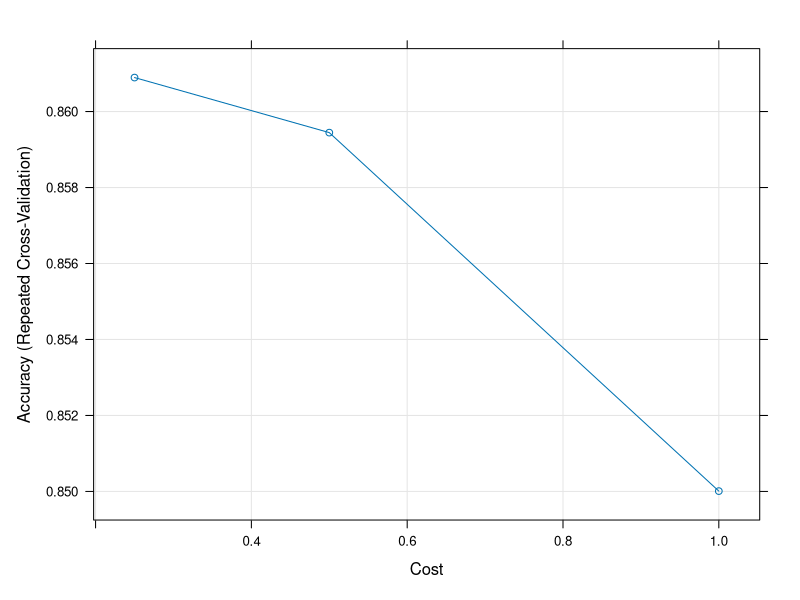
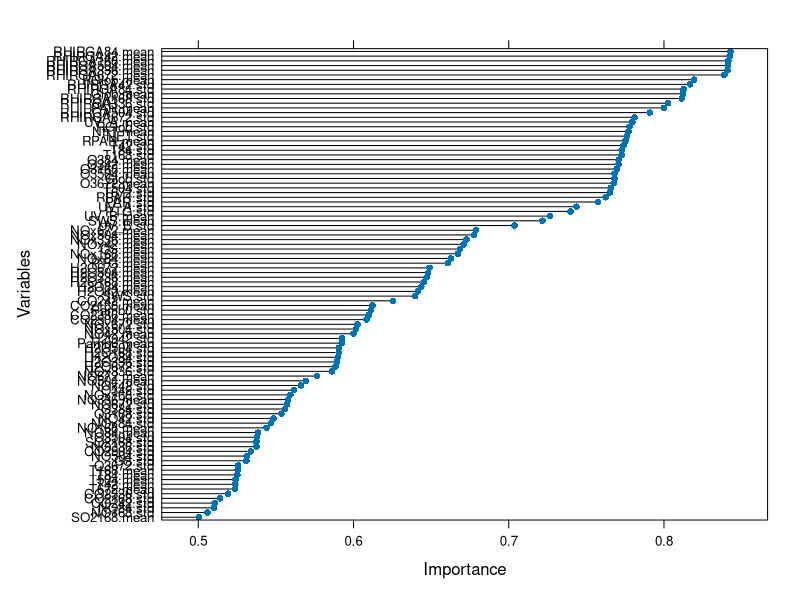
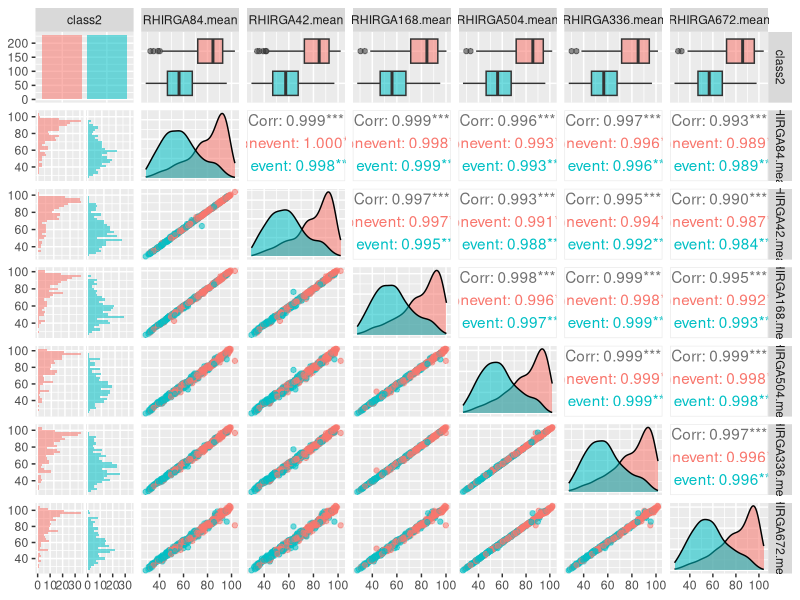
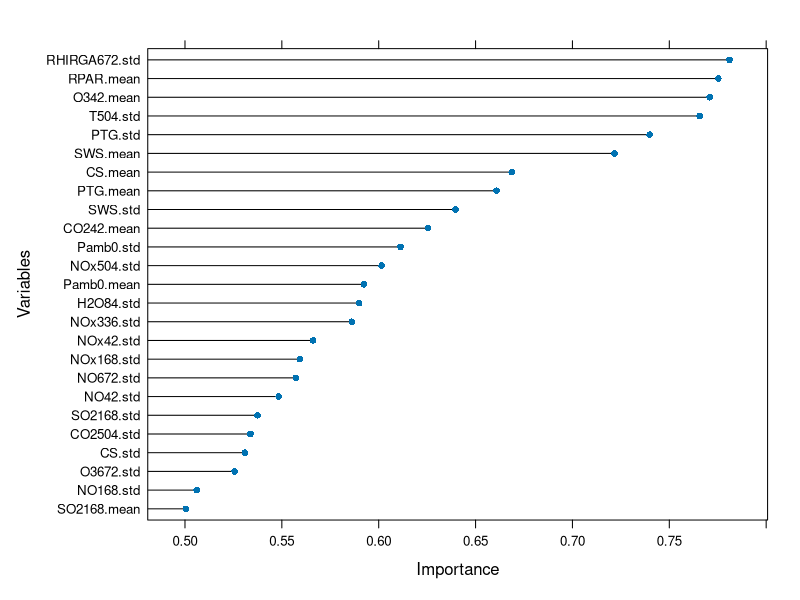
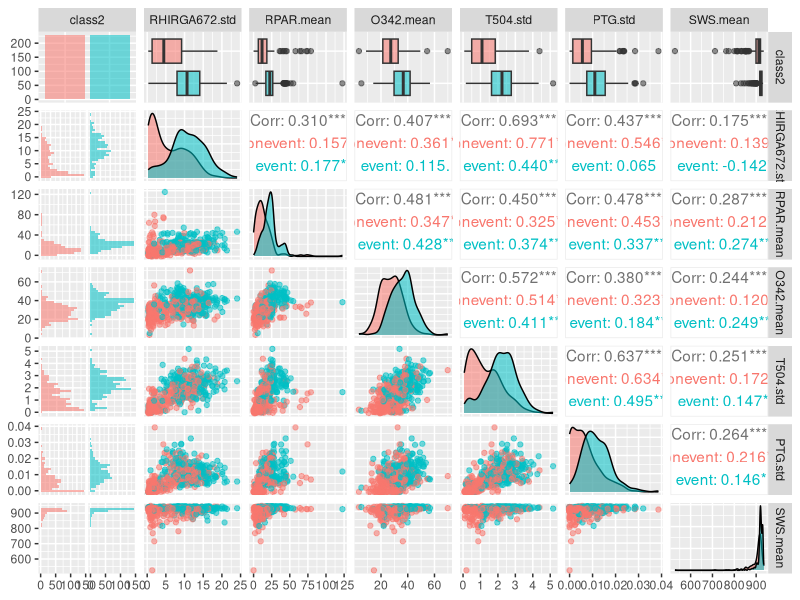
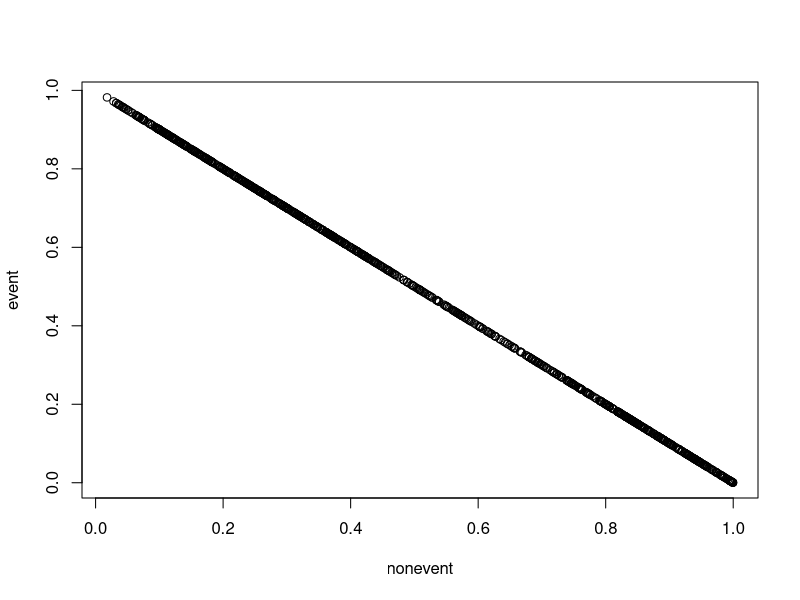

Write R code to recreate these figures, in order.
## ---- chunk 1
knitr::opts_chunk$set(echo = TRUE)
## ---- chunk 2
npf <- read.csv("npf_train.csv") #read in data
npf_test <- read.csv("npf_test_hidden.csv")
npf_test

npf <- npf[,-c(1:2,4)] # drop the id, date, partlybad columns
npf_test <- npf_test[,-c(1:2,4)]
print(npf)

## ---- chunk 3

npf$class2 <- factor("event",levels=c("nonevent", "event"))
npf$class2[npf$class4=="nonevent"] <- "nonevent"
npf <- npf[,-1]
## ---- chunk 4
set.seed(7) 

# lets use caret
library(caret)

#note that classprobs argument has to be true if we want svm to give probabilities
control <- trainControl(method="repeatedcv", number=10, repeats=3,classProbs=TRUE)
model <- train(class2~., data=npf, method="svmLinear2", preProcess="scale", trControl=control)

#lets sort the importances
importance <- data.frame(varImp(model, scale=FALSE)$importance)
importance <- data.frame(importance, names = rownames(importance))
importance <- importance[order(importance$event,decreasing = T),]

plot(model)

## ---- chunk 5
plot(varImp(model, scale=FALSE), ylab="Variables")

## ---- chunk 6
print(importance)
## ---- chunk 7
npf <- npf[,c(ncol(npf),1:(ncol(npf)-1))] #move class2 column to first

npf75names <- sapply(importance[importance["event"]>0.75,]$names, function(x) toString(x)) #33 features
npf82names <- sapply(importance[importance["event"]>0.80,]$names, function(x) toString(x))# 12
npf83_8names <- sapply(importance[importance["event"]>0.838,]$names, function(x) toString(x))#6


npf75 <- npf[, c("class2",npf75names)]
npf82 <- npf[, c("class2",npf82names)]
npf83_8 <- npf[, c("class2",npf83_8names)]
## ---- chunk 8
model1 <- train(class2~., data=npf75, method="svmLinear2", preProcess="scale", trControl=control)
model2 <- train(class2~., data=npf82, method="svmLinear2", preProcess="scale", trControl=control)
model3 <- train(class2~., data=npf83_8, method="svmLinear2", preProcess="scale", trControl=control)
## ---- chunk 9
library(knitr)

df <- setNames(data.frame(matrix(ncol = 4, nrow = 3)), names(model1$results)[2:5])
rownames(df) <- c("npf75", "npf82", "npf83_8") 

df[1,] = sapply(model1$results, mean)[2:5] #mean is over the 3 repetitions of the 10 fold cv.
df[2,] = sapply(model2$results, mean)[2:5]
df[3,] = sapply(model3$results, mean)[2:5]
kable(df)
## ---- chunk 10
library(GGally)
ggpairs(npf83_8, aes(colour = class2, alpha = 0.4))
## ---- chunk 11
cm <- cor(npf[,-1]) # note that we ignore the class 2 column here as we dont want to drop it obviously

# find attributes that are highly corrected (the threshold for being cut can be changed.)
highcorr <- findCorrelation(cm, cutoff = 0.75)+1 #+1 to get the indexing in the npf df where class2 bumps all the indices up by 1.

print(highcorr) # indices of what we want to cut

npf <- npf[,-c(highcorr)]
print(npf)
## ---- chunk 12

control <- trainControl(method="repeatedcv", number=10, repeats=3,classProbs=TRUE)
model <- train(class2~., data=npf, method="svmLinear2", preProcess="scale", trControl=control)

plot(varImp(model, scale=FALSE), ylab="Variables")
## ---- chunk 13
#lets sort the importances
importance <- data.frame(varImp(model, scale=FALSE)$importance)
importance <- data.frame(importance, names = rownames(importance))
importance <- importance[order(importance$event,decreasing = T),]

npf70names <- sapply(importance[importance["event"]>0.70,]$names, function(x) toString(x)) #6 features
npf75names <- sapply(importance[importance["event"]>0.75,]$names, function(x) toString(x)) # 4 features


npf70 <- npf[, c("class2",npf70names)]
npf75 <- npf[, c("class2",npf75names)]

ggpairs(npf70, aes(colour = class2, alpha = 0.4))
## ---- chunk 14
model1 <- train(class2~., data=npf70, method="svmLinear2", preProcess="scale", trControl=control)
model2 <- train(class2~., data=npf75, method="svmLinear2", preProcess="scale", trControl=control)


df <- setNames(data.frame(matrix(ncol = 4, nrow = 2)), names(model1$results)[2:5])
rownames(df) <- c("npf70", "npf75")

df[1,] = sapply(model1$results, mean)[2:5] #mean is over the 3 repetitions of the 10 fold cv.
df[2,] = sapply(model2$results, mean)[2:5]

kable(df)
## ---- chunk 15
npf_test <- npf_test[,c(ncol(npf_test),1:(ncol(npf_test)-1))] #move class2 column to first

predictions <- predict(model1, npf_test)
npf_test$class2 <- predictions # If we need to estimate something for the multiclass probabilities, I guess the best we could do with the binary probabilities is to look at the frequencies of each class [ia,ib,ii] in the original dataset and then split the "event" probability accordingly into those class probabilities

table(predictions)
head(npf_test)
## ---- chunk 16
predictedprobs <- predict(model1, npf_test, type="prob")
print(predictedprobs)
plot(predictedprobs)
